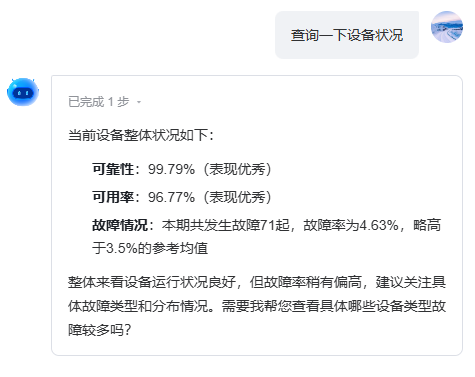
#> input picture artifacts/docx-work/unpacked/word/media/image1.png, 475 x 377 px; its folder holds only this picture in this run
$ python make_contact_sheet.py
#> lines starting #> are read from the running program, lines starting #| are printed output that depends on the picture
from pathlib import Path
from PIL import Image, ImageDraw, ImageFont

src = Path(r"D:\park-smart-harness\artifacts\docx-work\unpacked\word\media")
files = sorted(src.glob("image*.png"), key=lambda p: int(p.stem[5:]))
font = ImageFont.truetype(r"C:\Windows\Fonts\arial.ttf", 26)
label_font = ImageFont.truetype(r"C:\Windows\Fonts\arialbd.ttf", 30)
cell_w, cell_h = 760, 520
cols = 3
rows = (len(files) + cols - 1) // cols
sheet = Image.new("RGB", (cols * cell_w, rows * cell_h), "white")
#> sheet: PIL image 2280x520 RGB; every value is 255
draw = ImageDraw.Draw(sheet)

for index, path in enumerate(files):
    image = Image.open(path).convert("RGB")
#> image is the input picture: PIL image 475x377 RGB; mean R, G, B 244, 244.6, 245.4
    image.thumbnail((cell_w - 40, cell_h - 90))
    x0 = (index % cols) * cell_w
    y0 = (index // cols) * cell_h
    x = x0 + (cell_w - image.width) // 2
#> x = 142
    y = y0 + 58 + (cell_h - 78 - image.height) // 2
#> y = 90
    sheet.paste(image, (x, y))
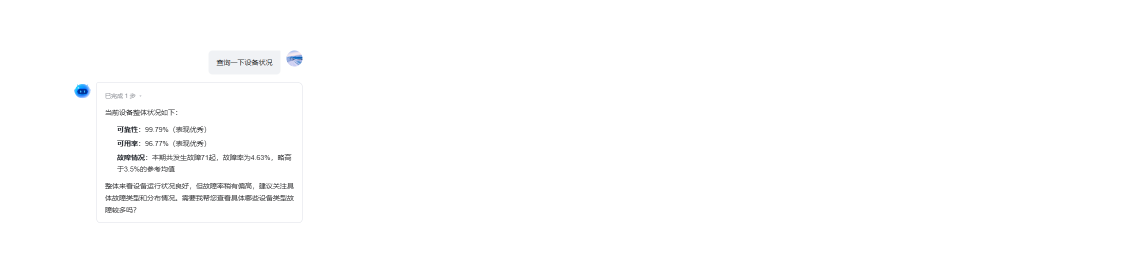
#> sheet: PIL image 2280x520 RGB (shown at 1/2 size); mean R, G, B 253.3, 253.4, 253.6
    draw.text((x0 + 18, y0 + 14), f"{path.name}  {Image.open(path).size}", fill="#111827", font=label_font)
    draw.rectangle((x0, y0, x0 + cell_w - 1, y0 + cell_h - 1), outline="#CBD5E1", width=2)

sheet.save(src.parent.parent.parent / "contact-sheet.png")
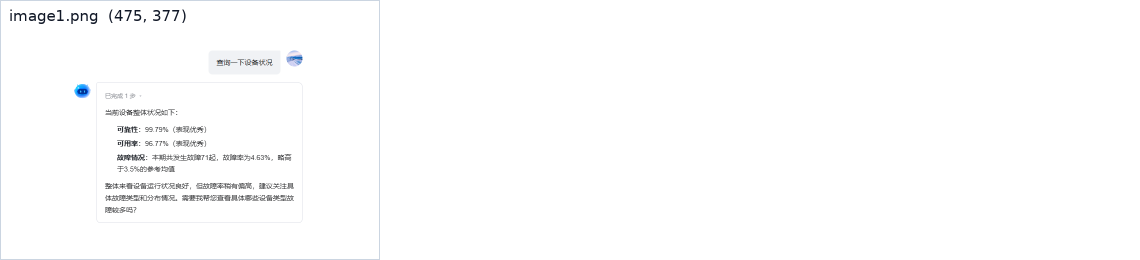
#> saved as contact-sheet.png: PIL image 2280x520 RGB (shown at 1/2 size); mean R, G, B 252.7, 252.8, 253

$ run again, on artifacts/docx-work/unpacked/word/media/image13.png
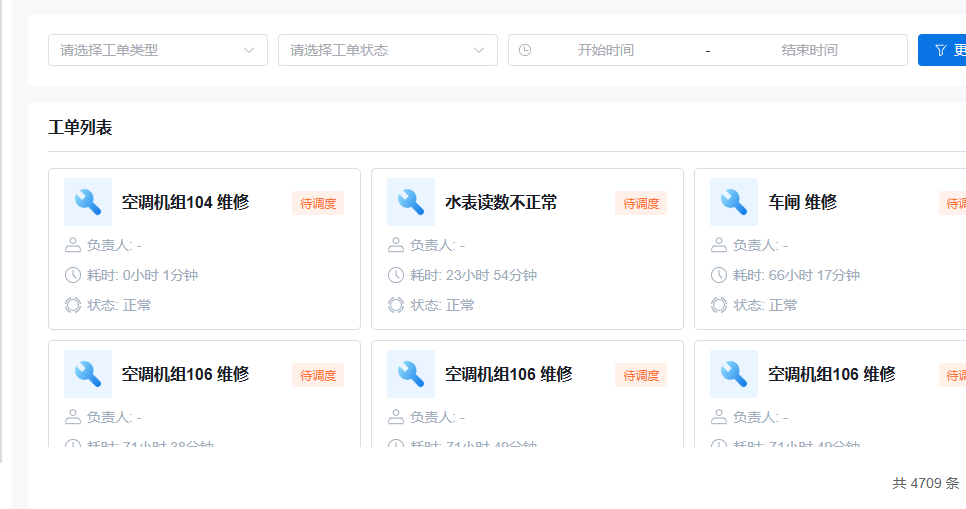
#> input picture artifacts/docx-work/unpacked/word/media/image13.png, 966 x 509 px
#> image is the input picture: PIL image 966x509 RGB; mean R, G, B 248.5, 249.3, 250.4
#> image: PIL image 720x379 RGB
#> `sheet.paste(image, (x, y))`:
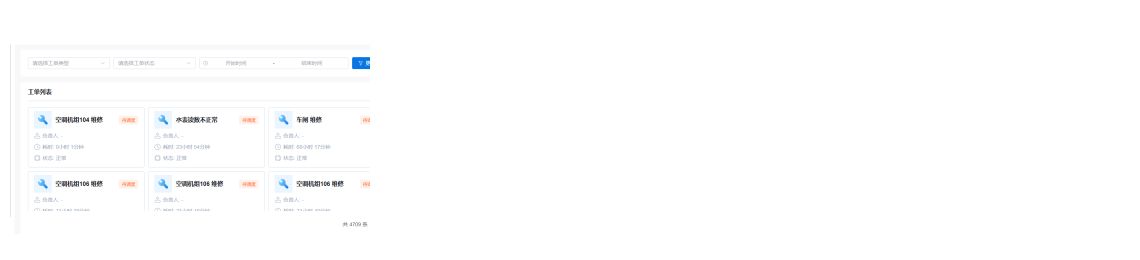
#> sheet: PIL image 2280x520 RGB (shown at 1/2 size); mean R, G, B 253.5, 253.6, 253.9
#> `sheet.save(src.parent.parent.parent / "contact-sheet.png")`:
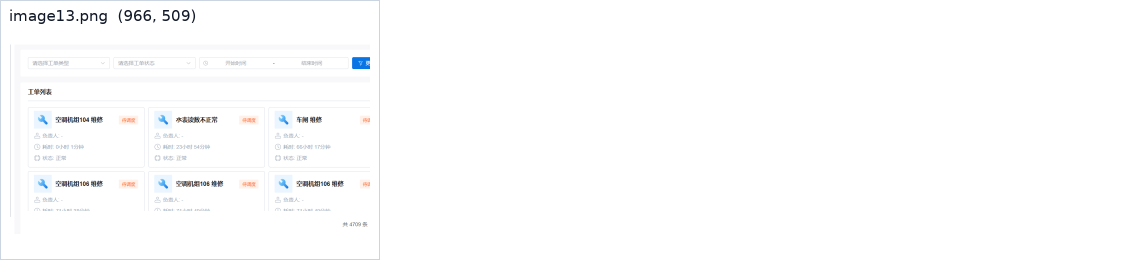
#> saved as contact-sheet.png: PIL image 2280x520 RGB (shown at 1/2 size); mean R, G, B 252.8, 253, 253.3

$ run again, on artifacts/docx-work/unpacked/word/media/image14.png
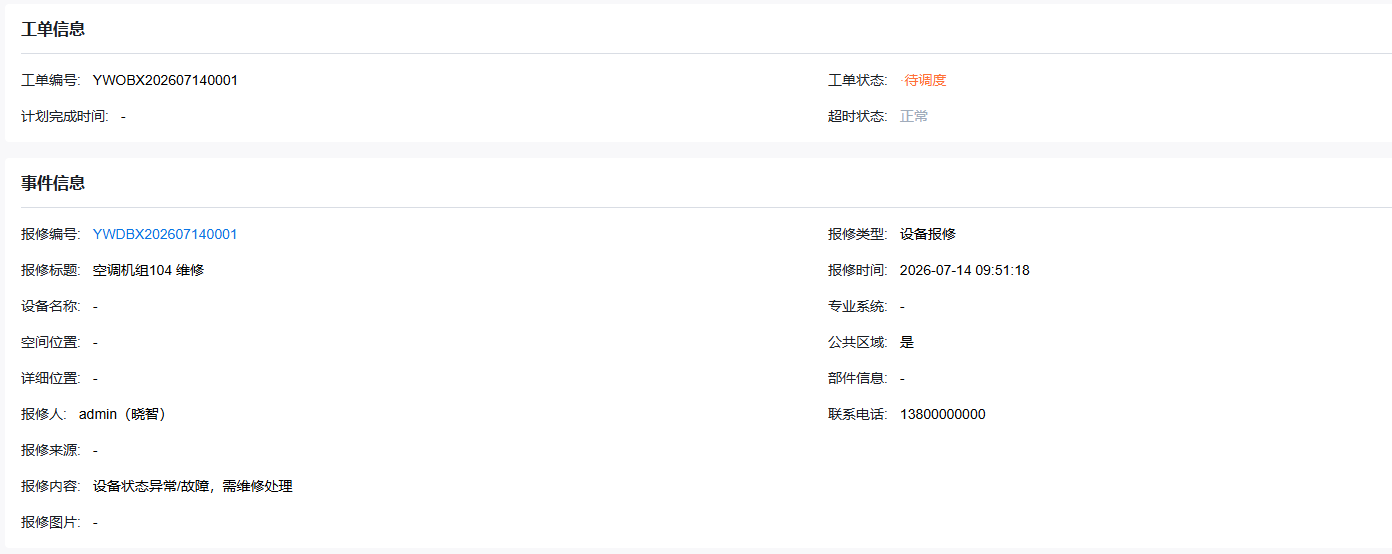
#> input picture artifacts/docx-work/unpacked/word/media/image14.png, 1392 x 554 px
#> image is the input picture: PIL image 1392x554 RGB; mean R, G, B 251.7, 251.8, 252
#> image: PIL image 720x287 RGB
#> `sheet.paste(image, (x, y))`:
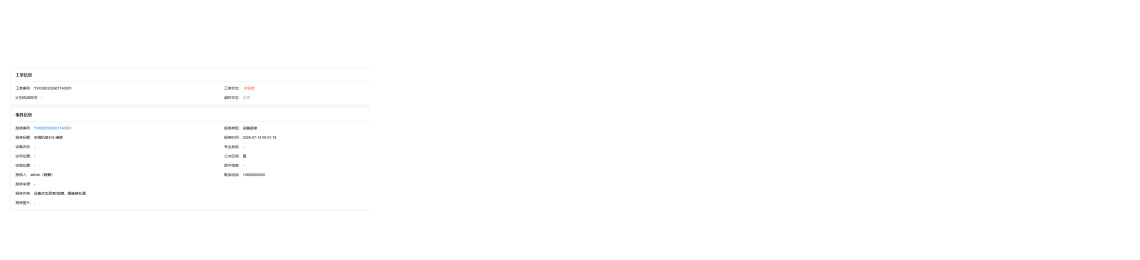
#> sheet: PIL image 2280x520 RGB (shown at 1/2 size); mean R, G, B 254.4, 254.4, 254.5
#> `sheet.save(src.parent.parent.parent / "contact-sheet.png")`:
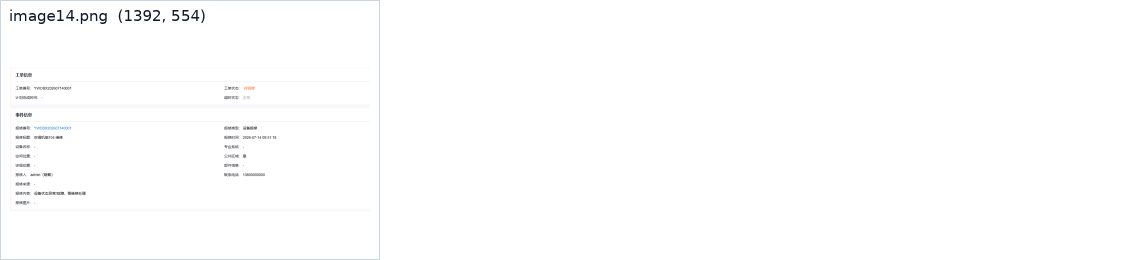
#> saved as contact-sheet.png: PIL image 2280x520 RGB (shown at 1/2 size); mean R, G, B 253.7, 253.8, 253.9

$ run again, on artifacts/docx-work/unpacked/word/media/image15.png
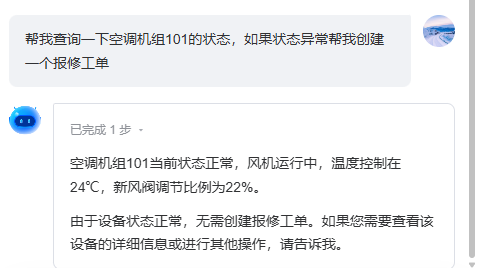
#> input picture artifacts/docx-work/unpacked/word/media/image15.png, 477 x 268 px
#> image is the input picture: PIL image 477x268 RGB; mean R, G, B 239.1, 240.2, 241.8
#> `sheet.paste(image, (x, y))`:
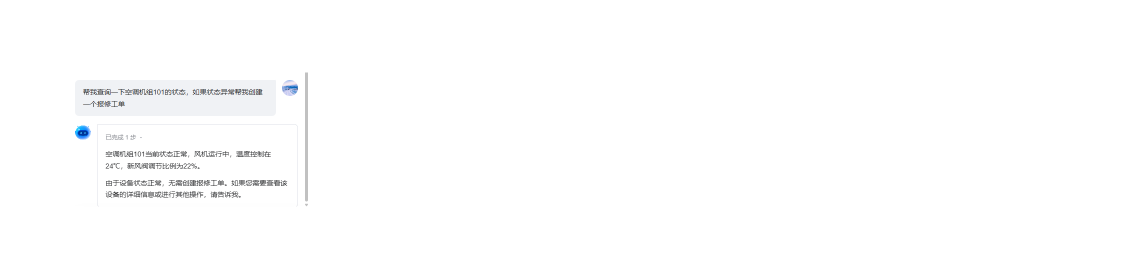
#> sheet: PIL image 2280x520 RGB (shown at 1/2 size); mean R, G, B 253.3, 253.4, 253.6
#> `sheet.save(src.parent.parent.parent / "contact-sheet.png")`:
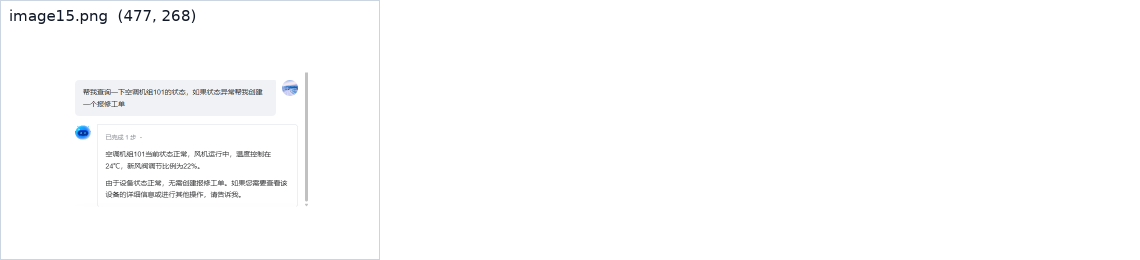
#> saved as contact-sheet.png: PIL image 2280x520 RGB (shown at 1/2 size); mean R, G, B 252.6, 252.8, 253

$ run again, on artifacts/docx-work/unpacked/word/media/image10.png
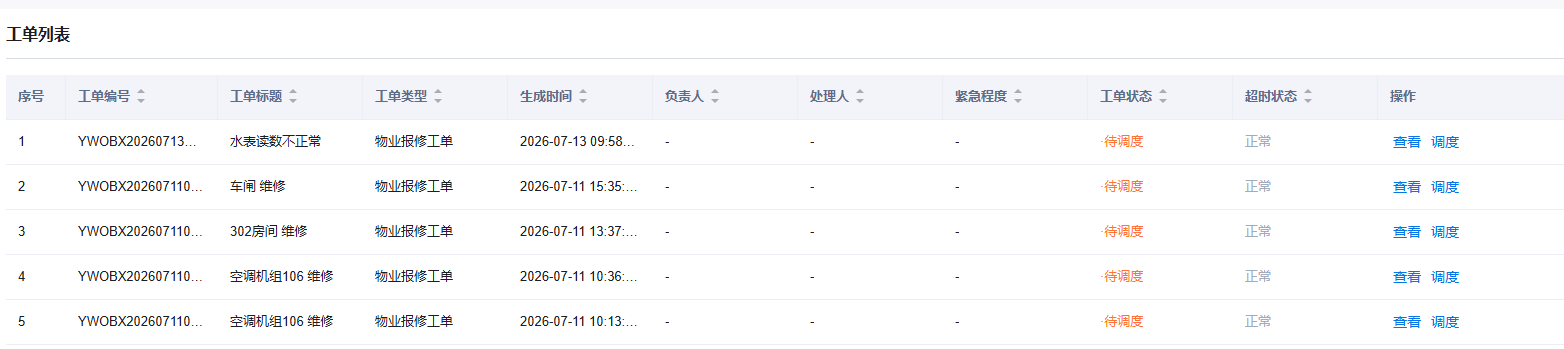
#> input picture artifacts/docx-work/unpacked/word/media/image10.png, 1564 x 349 px
#> image is the input picture: PIL image 1564x349 RGB; mean R, G, B 248.3, 248.8, 250.2
#> `image.thumbnail((cell_w - 40, cell_h - 90))`:
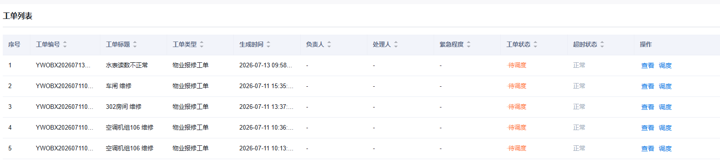
#> image: PIL image 720x161 RGB; mean R, G, B 248.2, 248.6, 250
#> `sheet.save(src.parent.parent.parent / "contact-sheet.png")`:
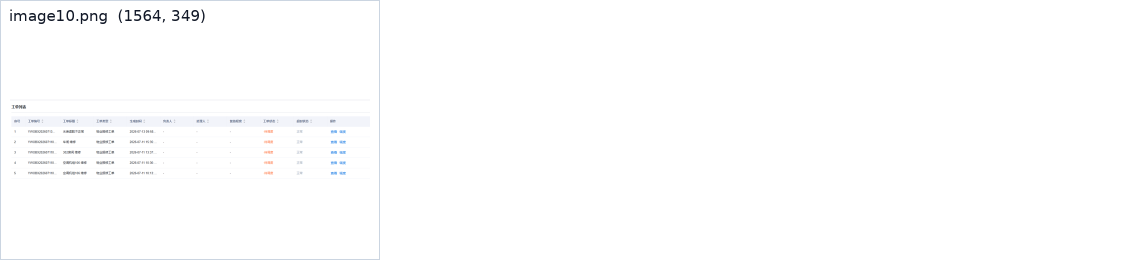
#> saved as contact-sheet.png: PIL image 2280x520 RGB (shown at 1/2 size); mean R, G, B 253.6, 253.7, 253.9
